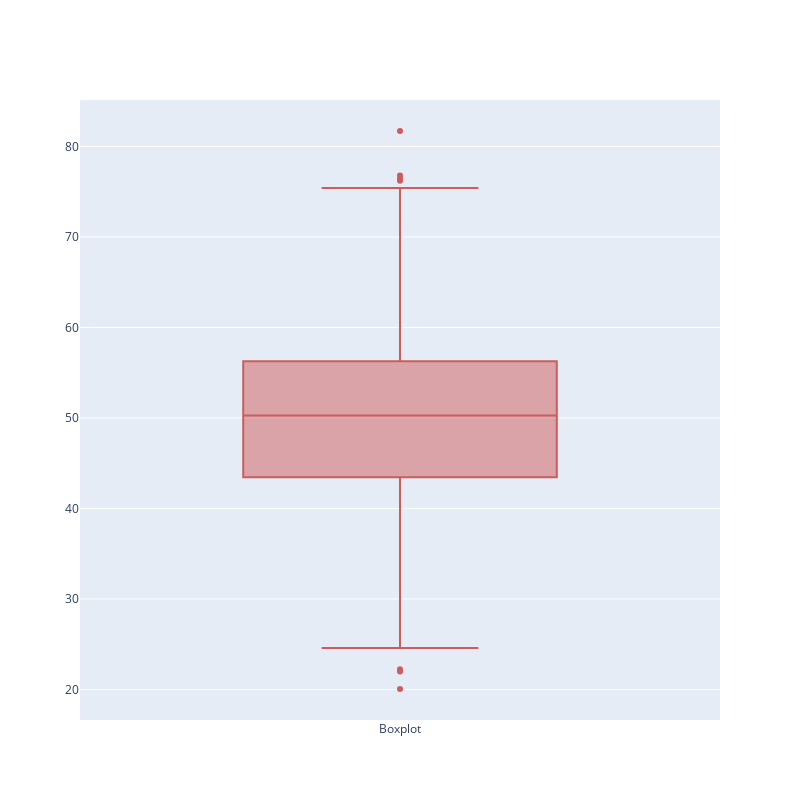

The code cell stored with this chart in its notebook:
### Code cell
import plotly.graph_objects as go
import numpy as np

fig = go.Figure()
fig.update_layout(
    autosize=False,
    width=800,
    height=800,
)
fig.add_trace(go.Box(y=df.Datos, name='Boxplot',
                marker_color = 'indianred'))


fig.show()

### Figure 1 — Plotly figure (JSON) as saved in the notebook; plotly's stock layout.template omitted (floating-point values rounded to 4 significant figures; data arrays with more than 128 entries replaced by an {"elided": "..."} marker saying what was removed)
{"data": [{"marker": {"color": "indianred"}, "name": "Boxplot", "type": "box", "y": {"elided": "1000 float values"}}], "layout": {"autosize": false, "height": 800, "width": 800}}
